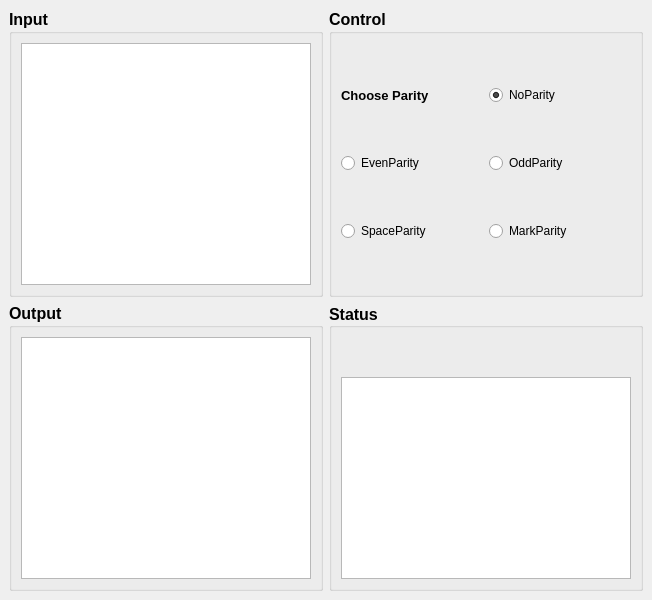
<?xml version="1.0" encoding="UTF-8"?>
<ui version="4.0">
 <class>MainWindow</class>
 <widget class="QMainWindow" name="MainWindow">
  <property name="geometry">
   <rect>
    <x>0</x>
    <y>0</y>
    <width>652</width>
    <height>600</height>
   </rect>
  </property>
  <property name="windowTitle">
   <string>Com Ports Dialog Box</string>
  </property>
  <widget class="QWidget" name="centralwidget">
   <layout class="QGridLayout" name="gridLayout_3">
    <item row="1" column="1">
     <widget class="QGroupBox" name="StatusWindow">
      <property name="font">
       <font>
        <pointsize>12</pointsize>
        <bold>true</bold>
       </font>
      </property>
      <property name="title">
       <string>Status</string>
      </property>
      <property name="alignment">
       <set>Qt::AlignLeading|Qt::AlignLeft|Qt::AlignVCenter</set>
      </property>
      <layout class="QVBoxLayout" name="verticalLayout">
       <item>
        <widget class="QLabel" name="Com1">
         <property name="font">
          <font>
           <pointsize>9</pointsize>
           <bold>false</bold>
          </font>
         </property>
         <property name="text">
          <string/>
         </property>
         <property name="alignment">
          <set>Qt::AlignCenter</set>
         </property>
        </widget>
       </item>
       <item>
        <widget class="QLabel" name="Com2">
         <property name="font">
          <font>
           <pointsize>9</pointsize>
           <bold>false</bold>
          </font>
         </property>
         <property name="text">
          <string/>
         </property>
         <property name="alignment">
          <set>Qt::AlignCenter</set>
         </property>
        </widget>
       </item>
       <item>
        <widget class="QTextEdit" name="textStatus">
         <property name="font">
          <font>
           <pointsize>9</pointsize>
           <bold>false</bold>
          </font>
         </property>
         <property name="readOnly">
          <bool>true</bool>
         </property>
         <property name="textInteractionFlags">
          <set>Qt::TextSelectableByMouse</set>
         </property>
        </widget>
       </item>
      </layout>
     </widget>
    </item>
    <item row="0" column="0">
     <widget class="QGroupBox" name="InputWindow">
      <property name="font">
       <font>
        <pointsize>12</pointsize>
        <bold>true</bold>
       </font>
      </property>
      <property name="title">
       <string>Input</string>
      </property>
      <layout class="QGridLayout" name="gridLayout">
       <item row="0" column="0">
        <widget class="QTextEdit" name="textInput">
         <property name="font">
          <font>
           <pointsize>9</pointsize>
           <bold>false</bold>
          </font>
         </property>
         <property name="undoRedoEnabled">
          <bool>true</bool>
         </property>
         <property name="readOnly">
          <bool>false</bool>
         </property>
         <property name="acceptRichText">
          <bool>false</bool>
         </property>
         <property name="textInteractionFlags">
          <set>Qt::TextEditable</set>
         </property>
        </widget>
       </item>
      </layout>
     </widget>
    </item>
    <item row="0" column="1">
     <widget class="QGroupBox" name="ControlWindow">
      <property name="font">
       <font>
        <pointsize>12</pointsize>
        <bold>true</bold>
       </font>
      </property>
      <property name="title">
       <string>Control</string>
      </property>
      <layout class="QGridLayout" name="gridLayout_2">
       <item row="1" column="1">
        <widget class="QLabel" name="label">
         <property name="font">
          <font>
           <pointsize>10</pointsize>
           <bold>true</bold>
          </font>
         </property>
         <property name="text">
          <string>Choose Parity</string>
         </property>
        </widget>
       </item>
       <item row="3" column="1">
        <widget class="QRadioButton" name="SpaceParityButton">
         <property name="font">
          <font>
           <pointsize>9</pointsize>
           <bold>false</bold>
          </font>
         </property>
         <property name="text">
          <string>SpaceParity</string>
         </property>
        </widget>
       </item>
       <item row="2" column="2">
        <widget class="QRadioButton" name="OddParityButton">
         <property name="font">
          <font>
           <pointsize>9</pointsize>
           <bold>false</bold>
          </font>
         </property>
         <property name="text">
          <string>OddParity</string>
         </property>
        </widget>
       </item>
       <item row="3" column="2">
        <widget class="QRadioButton" name="MarkParityButton">
         <property name="font">
          <font>
           <pointsize>9</pointsize>
           <bold>false</bold>
          </font>
         </property>
         <property name="text">
          <string>MarkParity</string>
         </property>
        </widget>
       </item>
       <item row="2" column="1">
        <widget class="QRadioButton" name="EvenParityButton">
         <property name="font">
          <font>
           <pointsize>9</pointsize>
           <bold>false</bold>
          </font>
         </property>
         <property name="text">
          <string>EvenParity</string>
         </property>
        </widget>
       </item>
       <item row="1" column="2">
        <widget class="QRadioButton" name="NoParityButton">
         <property name="font">
          <font>
           <pointsize>9</pointsize>
           <bold>false</bold>
          </font>
         </property>
         <property name="text">
          <string>NoParity</string>
         </property>
         <property name="checked">
          <bool>true</bool>
         </property>
        </widget>
       </item>
      </layout>
     </widget>
    </item>
    <item row="1" column="0">
     <widget class="QGroupBox" name="OutputWindow">
      <property name="font">
       <font>
        <pointsize>12</pointsize>
        <bold>true</bold>
       </font>
      </property>
      <property name="title">
       <string>Output</string>
      </property>
      <layout class="QHBoxLayout" name="horizontalLayout_2">
       <item>
        <widget class="QTextEdit" name="textOutput">
         <property name="font">
          <font>
           <pointsize>9</pointsize>
           <bold>false</bold>
          </font>
         </property>
         <property name="readOnly">
          <bool>true</bool>
         </property>
         <property name="textInteractionFlags">
          <set>Qt::TextSelectableByMouse</set>
         </property>
        </widget>
       </item>
      </layout>
     </widget>
    </item>
   </layout>
  </widget>
  <widget class="QMenuBar" name="menubar">
   <property name="geometry">
    <rect>
     <x>0</x>
     <y>0</y>
     <width>652</width>
     <height>21</height>
    </rect>
   </property>
  </widget>
 </widget>
 <resources/>
 <connections/>
</ui>
